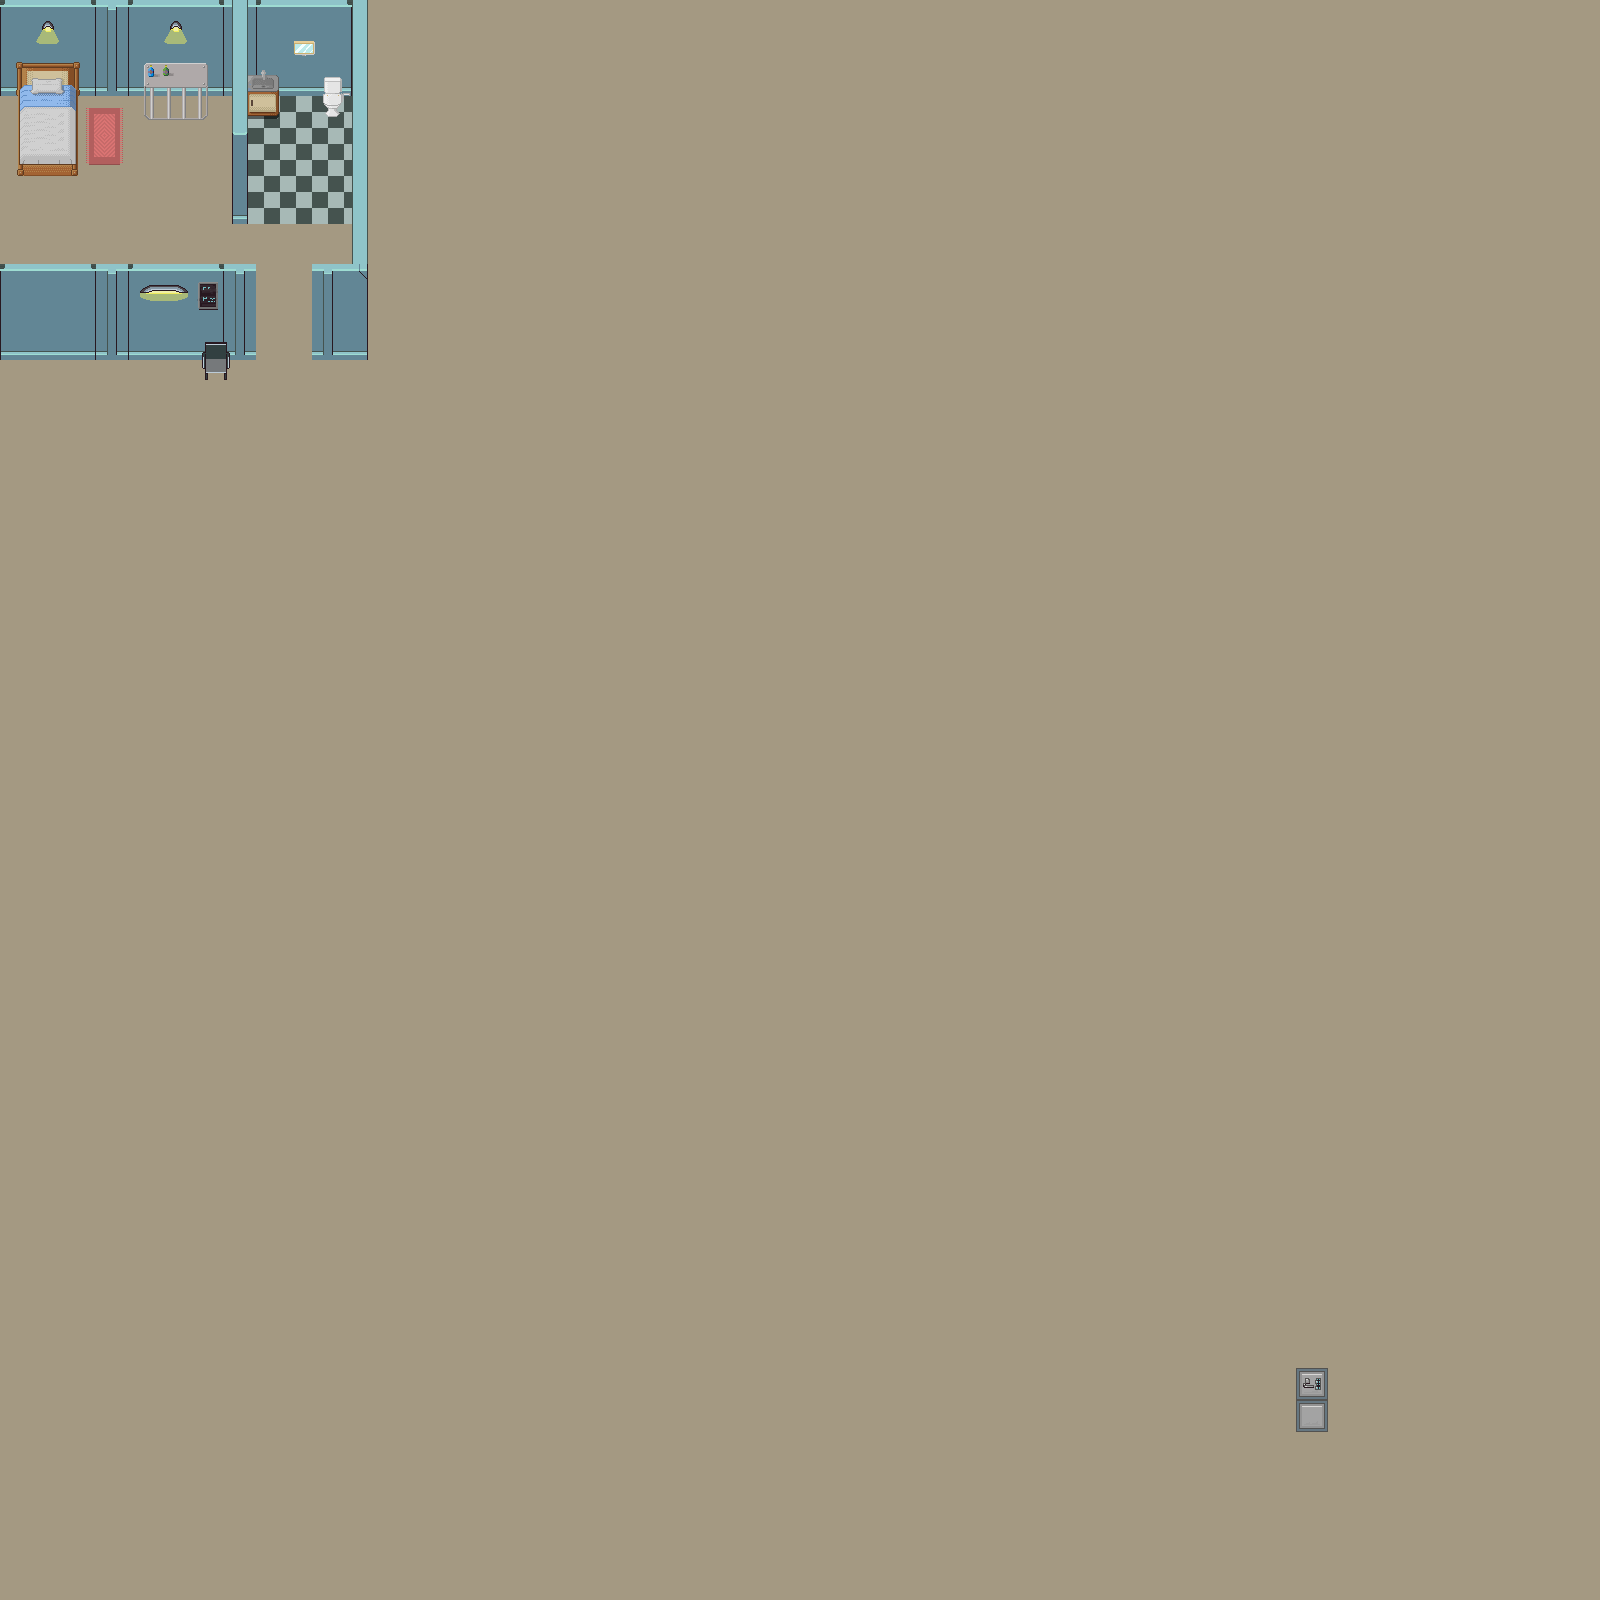

A level layout from a 2D game, rendered from its tile map. Below: a short description, then the map file with tile-grid data replaced by summaries:
An orthogonal 200x200 tile map with 8x8 px tiles, 5 tile layers (Flat, Collisions, InterriorItems, InterriorItems_lvl1, ...), 4 tilesets.

<map version="1.2" tiledversion="1.3.3" orientation="orthogonal" renderorder="right-down" width="200" height="200" tilewidth="8" tileheight="8" infinite="0" nextlayerid="11" nextobjectid="1">
 <tileset firstgid="1" source="Interior-Walls-Blue.tsx" />
 <tileset firstgid="1601" source="Interior-Furniture.tsx" />
 <tileset firstgid="5697" source="InterriorItems.tsx" />
 <tileset firstgid="33057" source="Interior-Walls-Beige.tsx" />
 <layer id="10" name="Flat" width="200" height="200">
  <data>[40000 cells, 40000 non-empty, 19 distinct tile ids]</data>
 </layer>
 <layer id="1" name="Collisions" width="200" height="200">
  <data>[40000 cells, 1263 non-empty, 405 distinct tile ids]</data>
 </layer>
 <layer id="9" name="InterriorItems" width="200" height="200">
  <data>[40000 cells, 0 non-empty, 0 distinct tile ids]</data>
 </layer>
 <layer id="3" name="InterriorItems_lvl1" width="200" height="200">
  <data>[40000 cells, 245 non-empty, 229 distinct tile ids]</data>
 </layer>
 <layer id="4" name="InterriorItems_lvl2" width="200" height="200">
  <data>[40000 cells, 8 non-empty, 8 distinct tile ids]</data>
 </layer>
</map>
